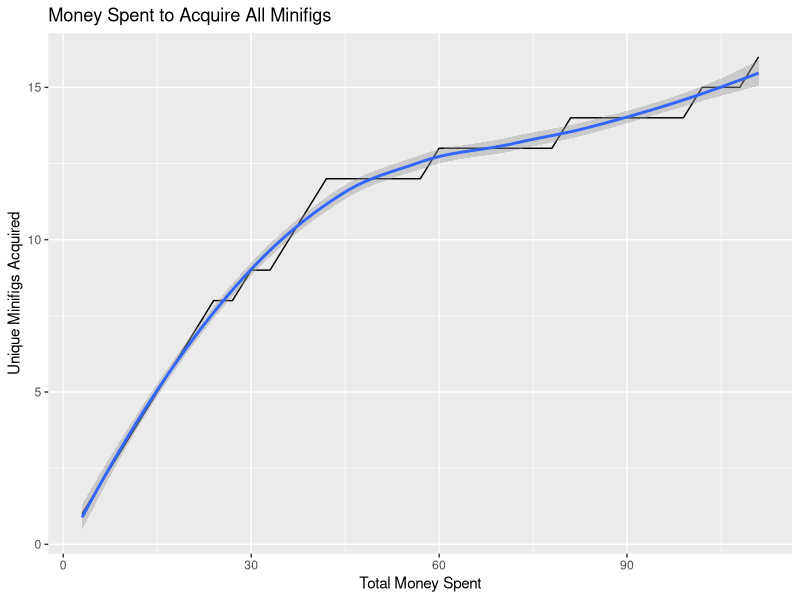

Here is the R script that generated this plot:
legoSim <- function(n) {
  figs <- c()
  while(length(unique(figs)) < n) {
    figs <- c(figs, ceiling(runif(1, 0, n)))
  }
  return(length(figs))
}
# Run 1k trials to approximate purchases needed like so:
#mean(replicate(1000, legoSim(16)))

legoRemaining <- function(n, seen) {
  figs <- 1:seen
  while(length(unique(figs)) < n) {
    figs <- c(figs, ceiling(runif(1, 0, n)))
  }
  return(length(figs)-seen)
}
# Run 1k trials to approximate how many purchases left to complete the collection like so:
#mean(replicate(1000, legoRemaining(16, 15)))

nextUniqueLego <- function(n, seen) {
  figs <- 1:seen
  while(length(unique(figs)) < seen+1) {
    figs <- c(figs, ceiling(runif(1, 0, n)))
  }
  return(length(figs)-seen)
}
# Run 1k trials to approximate how many purchases it will take to get the next unique figure:
#mean(replicate(1000, nextUniqueLego(16, 8)))

# Assuming a store price of $3 and an ebay price of $7, how many figs should I get before going to ebay?
# trials <- c()
# for(i in 1:15) {
#   trials <- c(trials, mean(replicate(1000, nextUniqueLego(16, i))))
# }
#length(which(trials < 7/3))

# Now let's do a full-blown example complete with plot, trend line, everything!
library(ggplot2)

setSize <- 16
itemPrice <- 3

minifigs <- c()
frm.figs <- data.frame(total=numeric(0), unique=numeric(0), spent=numeric(0))
while(length(unique(minifigs)) < setSize) {
  minifigs <- c(minifigs, ceiling(runif(1, 0, setSize)))
  figs.len <- length(minifigs)
  frm.figs <- rbind(frm.figs, data.frame(total=figs.len, unique=length(unique(minifigs)), spent=itemPrice*figs.len))
}

print(qplot(spent, unique, data=frm.figs, geom=c("line", "smooth"), xlab="Total Money Spent", ylab="Unique Minifigs Acquired", main="Money Spent to Acquire All Minifigs"))
print(frm.figs)